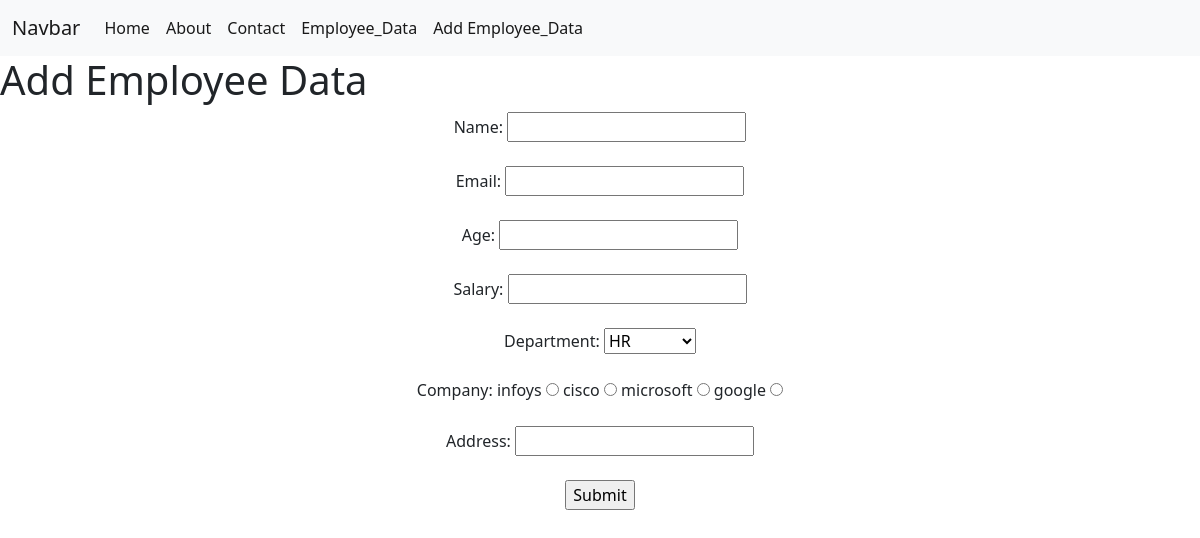
The page /addemp/ on the database its author committed.
### App1/models.py (models this page shows, shortened)
class Company(models.Model):
    name = models.CharField(max_length=50)
    email = models.EmailField(unique=True)
    location = models.TextField(max_length=50)
    branch_num = models.IntegerField()

### App1/views.py (the view, shortened to what this page needs)
# urls.py: path('addemp/', views.addEmpData, name='addemp'),
def addEmpData(request):
    dep_data = Department.objects.all()
    company_data = Company.objects.all()
    return render(request, 'form.html', { 'dep_data': dep_data, 'company_data': company_data  } )

### Templates/form.html (shortened to what this page needs)
{% extends "base.html" %}
{% block content %}
<h1>Add Employee Data</h1>
<center>
    <form method="POST">
        Name:
        <input type="text" name="nm">
        <br><br>
        Email:
        <input type="email" name="em">
        <br><br>
        Age:
        <input type="number" name="ag">
        <br><br>
        Salary:
        <input type="number" name="sal">
        <br><br>
        Department:
        <select name="dept">
            {% for i in dep_data %}
                <option value="{{i.id}}">
                    {{i.name}}
                </option>
            {% endfor %}
        </select>
        <br><br>
        Company:
        {% for i in company_data %}
            {{i.name}}
            <input
                type="radio"
                name="com"
                value="{{i.id}}"
            >
        {% endfor %}
        <br><br>
        Address:
        <input type="text" name="add">
        <br><br>
        <input type="submit" value="Submit">
    </form>
</center>
{% endblock %}

### rows shown on the page
Company: name "infoys"
Company: name "cisco"
Company: name "microsoft"
Company: name "google"

### other values the page prints
form field dept "HR"
